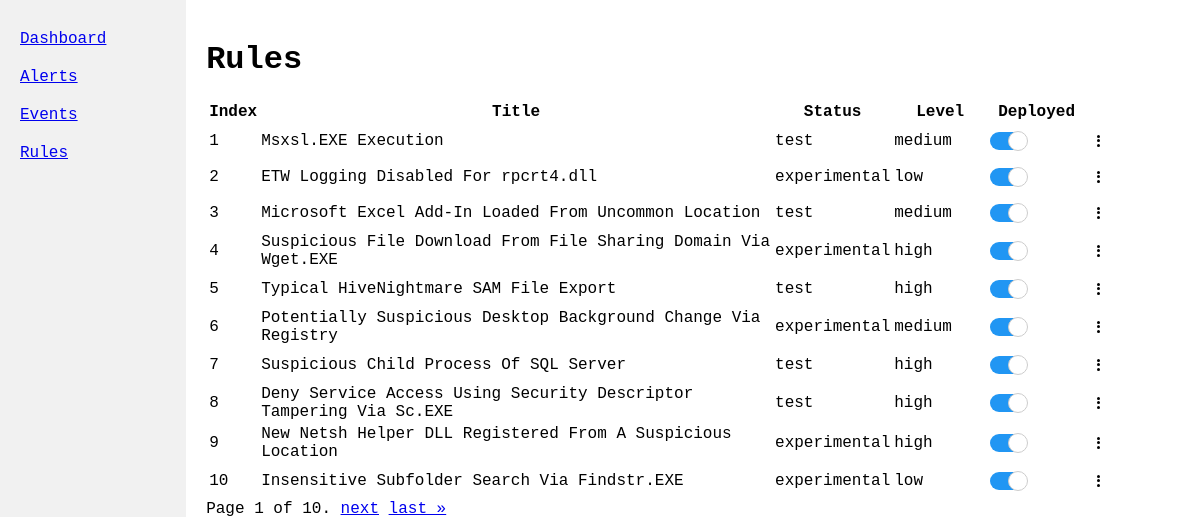
Screenshot of /rules/ with the database file from the repository.
### utils/rule_item.py (models this page shows, shortened)
class RuleItem(Rule):
    def to_rule_filter(self) -> Dict:
        detection = self.detection.copy()
        detection["evaluation"] = self.create_eval_expression()
        detection.pop("condition")
        return {"id": self.id, "logsource": self.logsource, "detection": detection}

### rules/models.py (models this page shows)
class Rule(models.Model):
    title = models.CharField(max_length=200, blank=True, default="")
    id = models.CharField(max_length=200, primary_key=True)
    related = models.JSONField(blank=True, default=list)
    status = models.CharField(max_length=200, blank=True, default="")
    description = models.TextField(blank=True, default="")
    references = models.JSONField(blank=True, default=list)
    author = models.CharField(max_length=200, blank=True, default="")
    tags = models.JSONField(blank=True, default=list)
    logsource = models.JSONField(blank=True, default=dict)
    detection = models.JSONField(blank=True, default=dict)
    tags = models.JSONField(blank=True, default=list)
    logsource = models.JSONField(blank=True, default=dict)
    detection = models.JSONField(blank=True, default=dict)
    falsepositives = models.JSONField(blank=True, default=list)
    level = models.CharField(max_length=200, blank=True, default="")
    date = models.DateTimeField(auto_now_add=True)
    modified = models.DateTimeField(auto_now=True)
    is_active = models.BooleanField(default=False)

### rules/views.py (the view)
# urls.py: path('rules/', views.view_rules, name='rules'),
def view_rules(request):
    rules_list = RuleItem.objects.all().order_by('-modified')
    rules_per_page = 200
    paginator = Paginator(rules_list, rules_per_page)
    page_number = request.GET.get('page', 1)
    rules = paginator.get_page(page_number)
    return render(request, 'rules/view_rules.html', {'item_page': rules})

### rules/templates/rules/view_rules.html (shortened to what this page needs)
{% extends 'global.html' %}
{% load static %}
{% block extra_css %}
    <link rel="stylesheet" href="{% static 'rules/css/styles.css' %}">
{% endblock %}
{% block content %}
    <h1>Rules</h1>
    <div class="table-container">
        <table>
            <thead>
                <tr>
                    <th class="col-index">Index</th>
                    <th class="col-title">Title</th>
                    <th class="col-status">Status</th>
                    <th class="col-level">Level</th>
                    <th class="col-deployed">Deployed</th>
                    <th class="col-actions"></th>
                </tr>
            </thead>
            <tbody>
                {% for item in item_page %}
                <tr id="rule/{{ item.id }}">
                    <td>{{ forloop.counter0|add:item_page.start_index }}</td>
                    <td>{{ item.title }}</td>
                    <td>{{ item.status }}</td>
                    <td>{{ item.level }}</td>
                    <td>
                        <label class="switch">
                            <span class="slider round"></span>
                        </label>
                    </td>
                    <td>
                        <div class="dropdown">
                            <div class="dots">
                                <span></span>
                                <span></span>
                                <span></span>
                            </div>
                        </div>
                    </td>
                </tr>
                {% endfor %}
            </tbody>
        </table>
    </div>
    <div class="table-pagination">
        <span class="step-links">
            <span class="current">
            </span>
            {% if item_page.has_next %}
                <a href="?page={{ item_page.next_page_number }}">next</a>
                <a href="?page={{ item_page.paginator.num_pages }}">last &raquo;</a>
            {% endif %}
        </span>
    </div>
{% endblock %}

### static/css/global.css (style rules this page uses)
body { margin: 0; height: 100vh; font-family: 'Fira Code', Consolas, 'Courier New', monospace; }
.table-container { height: 400px; overflow-y: auto; }
thead th { position: sticky; top: 0; background: white; z-index: 10; }
.dropdown { position: relative; display: inline-block; cursor: pointer; }
.dots { display: flex; flex-direction: column; justify-content: space-between; height: 12px; padding: 10px; }
.dots span { display: block; width: 3px; height: 3px; background: #000; border-radius: 50%; }

### rules/static/rules/css/styles.css (style rules this page uses)
.switch { position: relative; display: inline-block; width: 32px; height: 18px; }
.slider { position: absolute; cursor: pointer; top: 0; left: 0; right: 0; bottom: 0; background-color: #ccc; -webkit-transition: .4s; transition: .4s; }
.slider:before { position: absolute; content: ""; height: 18px; width: 18px; left: 0px; bottom: -1px; background-color: white; -webkit-transition: .4s; transition: .4s; border: 1px solid #ccc; }
input:checked+.slider { background-color: #2196F3; }
input:checked+.slider:before { -webkit-transform: translateX(18px); -ms-transform: translateX(18px); transform: translateX(18px); }
.slider.round { border-radius: 18px; }
.slider.round:before { border-radius: 50%; }
.col-index { width: 5%; }
.col-title { width: 55%; }
.col-status { width: 10%; }
.col-level { width: 10%; }
.col-deployed { width: 10%; }
.col-actions { width: 10%; }

### rows the page displays
RuleItem: title "Msxsl.EXE Execution", status "test", level "medium"
RuleItem: title "ETW Logging Disabled For rpcrt4.dll", status "experimental", level "low"
RuleItem: title "Microsoft Excel Add-In Loaded From Uncommon Location", status "test", level "medium"
RuleItem: title "Suspicious File Download From File Sharing Domain Via Wget.EXE", status "experimental", level "high"
RuleItem: title "Typical HiveNightmare SAM File Export", status "test", level "high"
RuleItem: title "Potentially Suspicious Desktop Background Change Via Registry", status "experimental", level "medium"
RuleItem: title "Suspicious Child Process Of SQL Server", status "test", level "high"
RuleItem: title "Deny Service Access Using Security Descriptor Tampering Via Sc.EXE", status "test", level "high"
RuleItem: title "New Netsh Helper DLL Registered From A Suspicious Location", status "experimental", level "high"
RuleItem: title "Insensitive Subfolder Search Via Findstr.EXE", status "experimental", level "low"
